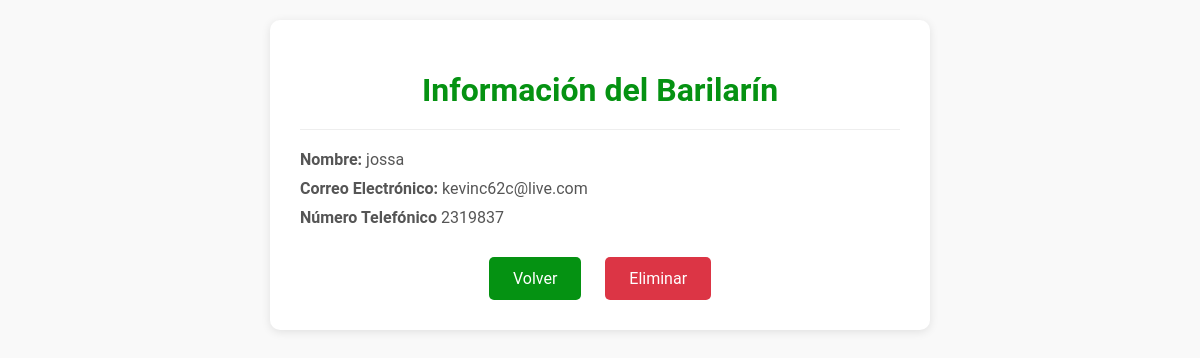
Page /students/22/ (signed in) on the committed database.
### app/models.py (models this page shows, shortened)
class Student(models.Model):
    name = models.CharField(max_length=100)
    email = models.EmailField(max_length=100)
    phone_number = models.CharField(max_length=50)
    image = models.ImageField(upload_to='students/')

### app/views.py (the view)
# urls.py: path('students/<int:pk>/', views.student_detail, name='student-detail'),
@login_required
@user_passes_test(is_admin)
def student_detail(request, pk):
    student = get_object_or_404(Student, pk=pk)
    return render(request, 'student_detail.html', {'student': student})

### app/views.py (called while the page is built)
def is_admin(user):
    return user.is_superuser

### Templates/student_detail.html (shortened to what this page needs)
<!DOCTYPE html>
<html lang="en">
<head>
</head>
<body>
    <div class="container">
        <h1>Información del Barilarín</h1>
        <div class="student-details">
            <div class="detail"><strong>Nombre:</strong> {{ student.name }}</div>
            <div class="detail"><strong>Correo Electrónico:</strong> {{ student.email }}</div>
            <div class="detail"><strong>Número Telefónico</strong> {{ student.phone_number }}</div>
        </div>
        <div class="actions">
            <a href="{% url 'student-list' %}">Volver</a>
            <a href="{% url 'student-delete' pk=student.pk %}">Eliminar</a>
        </div>
    </div>
</body>
</html>

### Templates/student_detail.html (style rules this page uses)
body { font-family: 'Roboto', Arial, sans-serif; background-color: #f9f9f9; margin: 0; padding: 0; }
.container { max-width: 600px; margin: 20px auto; background-color: #fff; padding: 30px; border-radius: 10px; box-shadow: 0 2px 10px rgba(0,0,0,0.1); transition: box-shadow 0.3s ease; }
h1 { text-align: center; color: #059212; margin-bottom: 20px; }
.student-details { border-top: 1px solid #eee; padding-top: 20px; margin-bottom: 30px; }
.detail { margin-bottom: 10px; color: #555; }
.actions { margin-top: 20px; text-align: center; }
.actions a { display: inline-block; margin: 0 10px; padding: 12px 24px; background-color: #059212; color: #fff; border-radius: 5px; text-decoration: none; transition: background-color 0.3s ease, color 0.3s ease; }
.actions a:nth-last-child(1) { background-color: #dc3545; }

### rows in the picture
Student: name "jossa", email "kevinc62c@live.com", phone_number "2319837"
